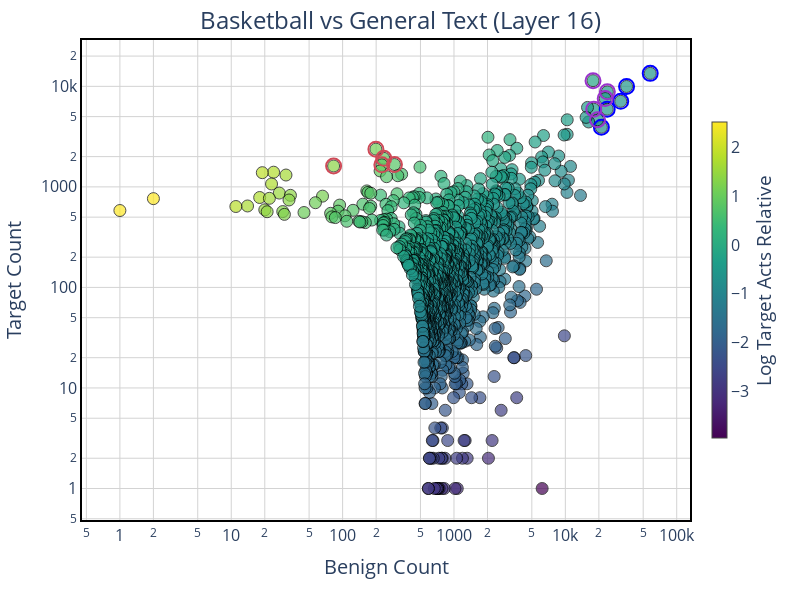

The notebook cell saved with this chart:
### Markdown cell above
## 10. Visualization: Plot Feature Activations

### Code cell
# Plot 1: Basketball vs General (Wikipedia)
print("Plot 1: Active features in basketball vs. active features in general text")
plot_features_scatter(
    layer_features=basketball_wiki_layer_features,
    k_features=5,
    top_percentile=0.05,
    title="Basketball vs General Text (Layer 16)"
)

### Figure 1 — Plotly figure (JSON) as saved in the notebook; plotly's stock layout.template omitted (floating-point values rounded to 4 significant figures; data arrays with more than 128 entries replaced by an {"elided": "..."} marker saying what was removed)
{"data": [{"hovertemplate": "%{hovertext}<extra></extra>", "hovertext": {"elided": "1138 str values"}, "marker": {"color": {"elided": "1138 float values"}, "colorbar": {"len": 0.7, "thickness": 15, "title": {"side": "right", "text": "Log Target Acts Relative"}, "x": 1.02, "xanchor": "left", "y": 0.5, "yanchor": "middle"}, "colorscale": [[0, "#440154"], [0.1111, "#482878"], [0.2222, "#3e4989"], [0.3333, "#31688e"], [0.4444, "#26828e"], [0.5556, "#1f9e89"], [0.6667, "#35b779"], [0.7778, "#6ece58"], [0.8889, "#b5de2b"], [1, "#fde725"]], "line": {"color": "black", "width": 1}, "opacity": 0.7, "size": 12}, "mode": "markers", "name": "Features", "textposition": "top center", "type": "scatter", "x": {"elided": "1138 int values"}, "y": {"elided": "1138 int values"}}, {"hovertemplate": "%{hovertext}<extra></extra>", "hovertext": ["TOP TARGET Feature 17949<br>Benign: 199.0<br>Target: 2374.0<br>Relative: 12.9627", "TOP TARGET Feature 22260<br>Benign: 234.0<br>Target: 1923.0<br>Relative: 8.6874", "TOP TARGET Feature 11138<br>Benign: 292.0<br>Target: 1669.0<br>Relative: 6.0970", "TOP TARGET Feature 12100<br>Benign: 225.0<br>Target: 1656.0<br>Relative: 8.0861", "TOP TARGET Feature 6763<br>Benign: 83.0<br>Target: 1613.0<br>Relative: 23.4340"], "marker": {"color": "#CF4A57", "line": {"color": "#CF4A57", "width": 2}, "opacity": 1, "size": 15, "symbol": "circle-open"}, "mode": "markers", "name": "Top Target Features", "showlegend": false, "type": "scatter", "x": [199, 234, 292, 225, 83], "y": [2374, 1923, 1669, 1656, 1613]}, {"hovertemplate": "%{hovertext}<extra></extra>", "hovertext": ["TOP BENIGN Feature 6986<br>Benign: 57833.0<br>Target: 13460.0<br>Relative: 0.2700", "TOP BENIGN Feature 27812<br>Benign: 35469.0<br>Target: 9974.0<br>Relative: 0.2872", "TOP BENIGN Feature 20166<br>Benign: 31436.0<br>Target: 7100.0<br>Relative: 0.2214", "TOP BENIGN Feature 22593<br>Benign: 23761.0<br>Target: 5926.0<br>Relative: 0.2556", "TOP BENIGN Feature 8804<br>Benign: 21067.0<br>Target: 3919.0<br>Relative: 0.1775"], "marker": {"color": "blue", "line": {"color": "blue", "width": 2}, "opacity": 1, "size": 15, "symbol": "circle-open"}, "mode": "markers", "name": "Top Benign Features", "showlegend": false, "type": "scatter", "x": [57833, 35469, 31436, 23761, 21067], "y": [13460, 9974, 7100, 5926, 3919]}, {"hovertemplate": "%{hovertext}<extra></extra>", "hovertext": ["TOP SHARED Feature 1457<br>Benign: 23832.0<br>Target: 8822.0<br>Relative: 0.3856", "TOP SHARED Feature 5391<br>Benign: 22801.0<br>Target: 7563.0<br>Relative: 0.3370", "TOP SHARED Feature 10758<br>Benign: 17720.0<br>Target: 11394.0<br>Relative: 0.6471", "TOP SHARED Feature 12514<br>Benign: 19461.0<br>Target: 4657.0<br>Relative: 0.2336", "TOP SHARED Feature 12171<br>Benign: 17995.0<br>Target: 5923.0<br>Relative: 0.3372"], "marker": {"color": "#9932CC", "line": {"color": "#9932CC", "width": 2}, "opacity": 1, "size": 15, "symbol": "circle-open"}, "mode": "markers", "name": "Top Shared Features", "showlegend": false, "type": "scatter", "x": [23832, 22801, 17720, 19461, 17995], "y": [8822, 7563, 11394, 4657, 5923]}], "layout": {"font": {"size": 16}, "height": 600, "margin": {"b": 80, "l": 80, "r": 20, "t": 40}, "showlegend": false, "title": {"font": {"size": 24}, "text": "Basketball vs General Text (Layer 16)", "x": 0.5, "xanchor": "center", "y": 0.98, "yanchor": "top"}, "width": 800, "xaxis": {"gridcolor": "lightgray", "gridwidth": 1, "linecolor": "black", "linewidth": 2, "mirror": true, "showline": true, "showticklabels": true, "tickfont": {"size": 16}, "title": {"font": {"size": 20}, "text": "Benign Count"}, "type": "log"}, "yaxis": {"gridcolor": "lightgray", "gridwidth": 1, "linecolor": "black", "linewidth": 2, "mirror": true, "showline": true, "showticklabels": true, "tickfont": {"size": 16}, "title": {"font": {"size": 20}, "text": "Target Count"}, "type": "log"}}}
